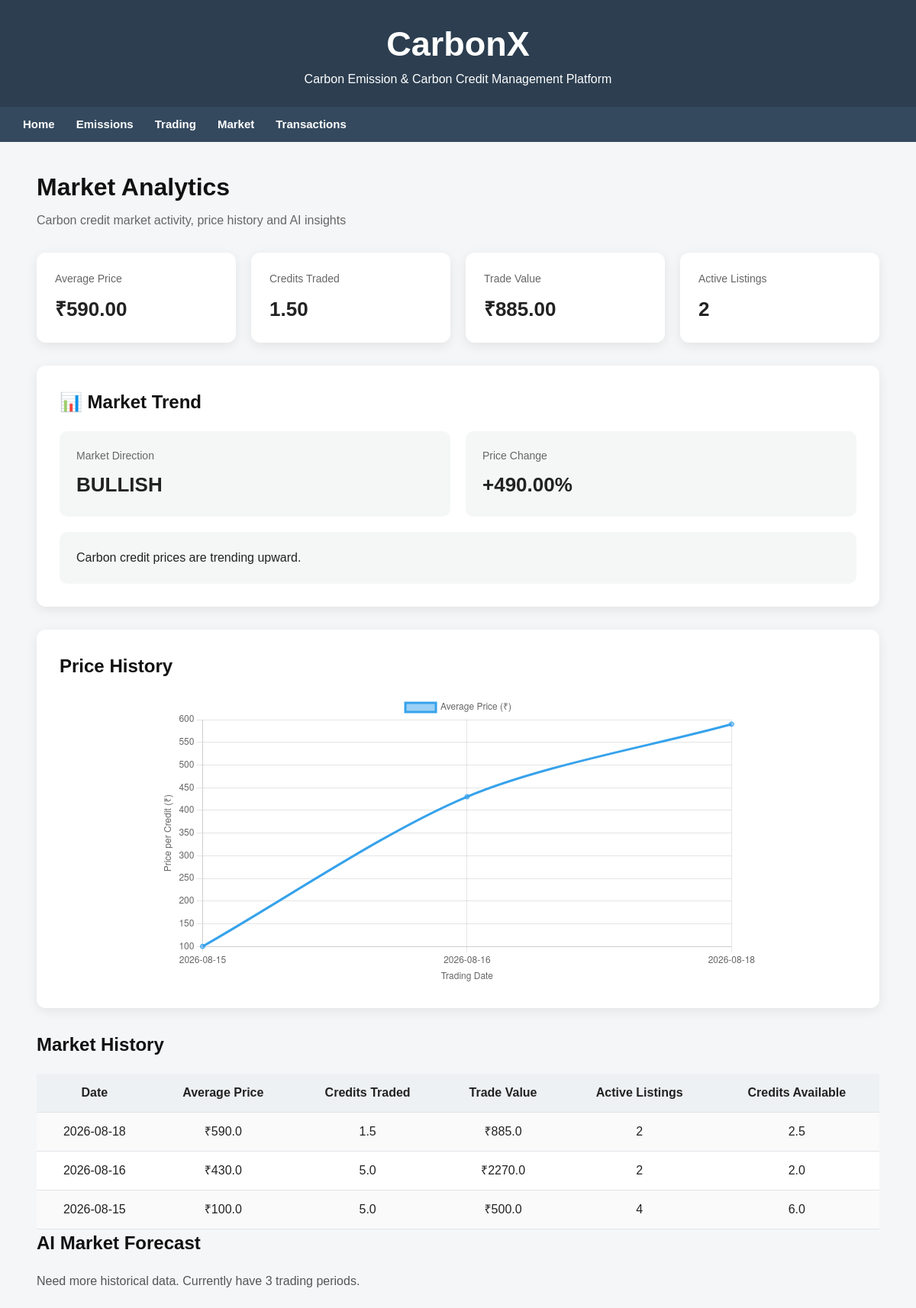
/market, run on an earlier commit of the app's database.
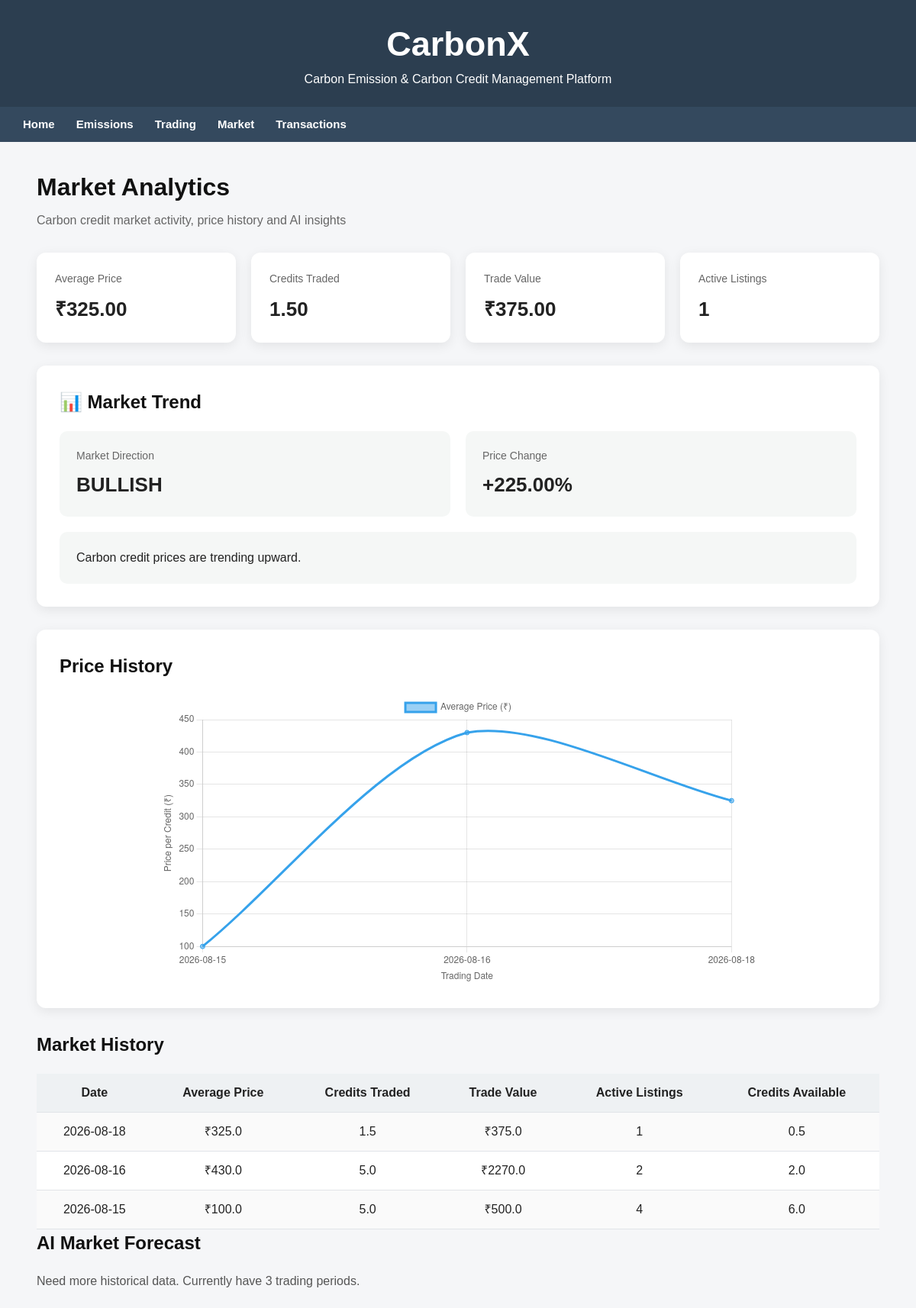
And on a later commit of the database.
### tables this page shows
CREATE TABLE Market_History (history_id INTEGER PRIMARY KEY AUTOINCREMENT, trade_date TEXT NOT NULL UNIQUE, avg_price REAL NOT NULL, credits_traded REAL NOT NULL, trade_value REAL NOT NULL, active_listings INTEGER DEFAULT 0, credits_available REAL DEFAULT 0);

### app.py (the view)
@app.route("/market")
def market():
    conn = get_db()
    market_trend = get_market_trend(conn)
    market_data = conn.execute("""
        SELECT *
        FROM Market_History
        ORDER BY trade_date DESC
    """).fetchall()
    conn.close()
    prediction = get_price_prediction()
    return render_template(
        "market.html",
        market_data=market_data,
        prediction=prediction, market_trend=market_trend
    )

### app.py (called while the page is built)
def get_db():
    conn = sqlite3.connect("cc.db")
    conn.row_factory = sqlite3.Row
    return conn

### ml_model.py (called while the page is built, shortened)
def get_price_prediction():
    conn = sqlite3.connect(DB_NAME)
    query = "SELECT trade_date, avg_price, credits_traded, trade_value, active_listings, credits_available FROM Market_History ORDER BY trade_date ASC"
    df = pd.read_sql_query(query, conn)
    conn.close()
    if len(df) < 5:
        return {
            "available": False,
            "message": f"Need more historical data. Currently have {len(df)} trading periods."
        }

### templates/market.html (shortened to what the changed rows need)
{% extends "base.html" %}
{% block content %}
<div class="market-container">
    <div class="market-header">
        <h1>Market Analytics</h1>
    </div>
    {% if market_data %}
<div class="market-stats">
    <div class="market-stat-card">
        <span>Average Price</span>
        <strong>₹{{ "%.2f"|format(market_data[0]["avg_price"]) }}</strong>
    </div>
    <div class="market-stat-card">
        <span>Credits Traded</span>
        <strong>{{ "%.2f"|format(market_data[0]["credits_traded"]) }}</strong>
    </div>
    <div class="market-stat-card">
        <span>Trade Value</span>
        <strong>₹{{ "%.2f"|format(market_data[0]["trade_value"]) }}</strong>
    </div>
    <div class="market-stat-card">
        <span>Active Listings</span>
        <strong>{{ market_data[0]["active_listings"] }}</strong>
    </div>
</div>
<div class="market-trend-card">
    <h2>📊 Market Trend</h2>
    <div class="trend-content">
        <div class="trend-direction">
            <span class="trend-label">Market Direction</span>
            <span class="trend-value">{{ market_trend.direction }}</span>
        </div>
        <div class="trend-change">
            <span class="trend-label">Price Change</span>
            <span class="trend-value">
                {{ "%+.2f"|format(market_trend.price_change) }}%
            </span>
        </div>
        <div class="trend-description">
            {{ market_trend.description }}
        </div>
    </div>
</div>
<div class="market-card">
    <h2>Price History</h2>
    <div class="chart-container">
        <canvas id="priceChart"></canvas>
    </div>
</div>
{% endif %}
    <div class="market-section">
        <h2>Market History</h2>
        {% if market_data %}
        <table>
            <tr>
                <th>Date</th>
                <th>Average Price</th>
                <th>Credits Traded</th>
                <th>Trade Value</th>
                <th>Active Listings</th>
                <th>Credits Available</th>
            </tr>
            {% for row in market_data %}
            <tr>
                <td>{{ row["trade_date"] }}</td>
                <td>₹{{ row["avg_price"] }}</td>
                <td>{{ row["credits_traded"] }}</td>
                <td>₹{{ row["trade_value"] }}</td>
                <td>{{ row["active_listings"] }}</td>
                <td>{{ row["credits_available"] }}</td>
            </tr>
            {% endfor %}
        </table>
        {% else %}
        <p>No market history available yet.</p>
        {% endif %}
    </div>
    <div class="market-section">
        <h2> AI Market Forecast</h2>
    </div>
</div>
<script>
    const marketDates = [
        {% for row in market_data %}
            "{{ row['trade_date'] }}"{% if not loop.last %},{% endif %}
        {% endfor %}
    ];
    const marketPrices = [
        {% for row in market_data %}
            {{ row['avg_price'] }}{% if not loop.last %},{% endif %}
        {% endfor %}
    ];
    const ctx = document.getElementById('priceChart');
    new Chart(ctx, {
        type: 'line',
        data: {
            labels: marketDates.reverse(),
            datasets: [{
                label: 'Average Price (₹)',
                data: marketPrices.reverse(),
                tension: 0.3,
                fill: false
            }]
        },
        options: {
            responsive: true,
            maintainAspectRatio: false,
            plugins: {
                legend: {
                    display: true
                }
            },
            scales: {
                y: {
                    beginAtZero: false,
                    title: {
                        display: true,
                        text: 'Price per Credit (₹)'
                    }
                },
                x: {
                    title: {
                        display: true,
                        text: 'Trading Date'
                    }
                }
            }
        }
    });
</script>
{% endblock %}

What changed in the data, as far as the page shows it:
changed Market_History (number 1 of 3 on the later page): avg_price "590.00" → "325.00"; trade_value "885.00" → "375.00"; active_listings "2" → "1"; avg_price "590.0" → "325.0"; trade_value "885.0" → "375.0"; credits_available "2.5" → "0.5"
Also different on the page:
{{ "%+.2f"|format(market_trend.price_change) }}: "+490.00" → "+225.00"
chart data {{ row['avg_price'] }}: 590.0, 430.0, 100.0 → 325.0, 430.0, 100.0
